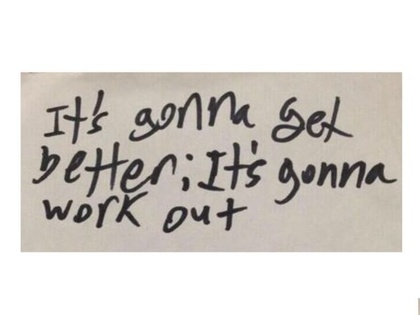
%> input picture ss.jpg, 420 x 315 px, shrunk from 640 x 480 before the run
$ octave Erosi.m   (GNU Octave 9; MATLAB toolbox functions it lacks are replaced by stand-ins)
%> lines starting %> are read from the running program, lines starting %| are printed output that depends on the picture; in (x1, y1, x2, y2) boxes, pixels count from 0 and x2, y2 are one past the last pixel; in counts of white or black regions, pixels touching at a corner belong together; the program's own positions count from 1
x = imread('ss.jpg');
%> x is the input picture: size 315x420x3 uint8; mean R, G, B 215.1, 211, 206.6
x = im2bw(x);
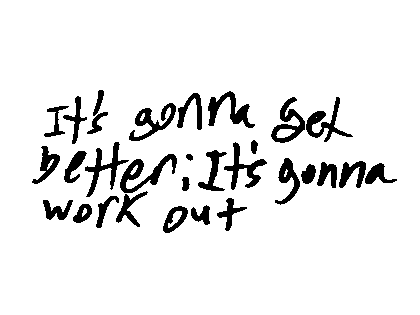
%> x: size 315x420 logical; 92% white; 30 black regions, largest, box (x1, y1, x2, y2) and area: (120, 154, 177, 193) 747, (208, 91, 255, 128) 659, (129, 103, 176, 141) 625
image_baru = imcomplement(x);
[tinggi, lebar]=size(image_baru);
%> tinggi = 315; lebar = 420

image_fix = double(image_baru);
for i=2 : tinggi-2
    for j=2 : lebar-2
        if image_baru(i,j)==1
            if image_fix(i,j-1)==0 || image_fix(i,j+1)==0 || image_fix(i-1,j)==0 || image_fix(i+1,j)==0
                image_fix(i,j)=2;
            end
        end
    end
end
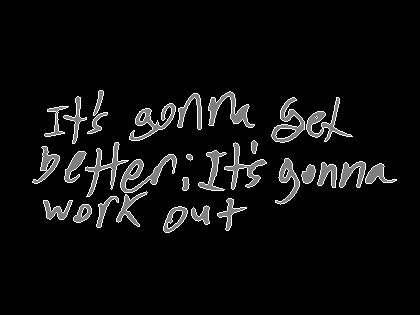
%> image_fix: size 315x420 double; min 0, max 2, mean 0.108; drawn with min black and max white

image_fix_banget = zeros(tinggi,lebar);

for i=1 : tinggi
    for j=1 : lebar
        if image_fix(i,j)==1
            image_fix_banget(i,j)=1;
        end
    end
end
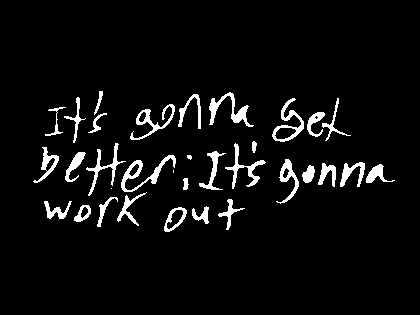
%> image_fix_banget: size 315x420 double; values 0 (black) and 1 (white), 5.2% white; 33 white regions (3 under 20 px), largest, box (x1, y1, x2, y2) and area: (121, 155, 176, 192) 497, (209, 92, 254, 127) 458, (272, 98, 304, 142) 398

subplot(1,2,1), subimage(x);
subplot(1,2,2), subimage(image_fix_banget);
